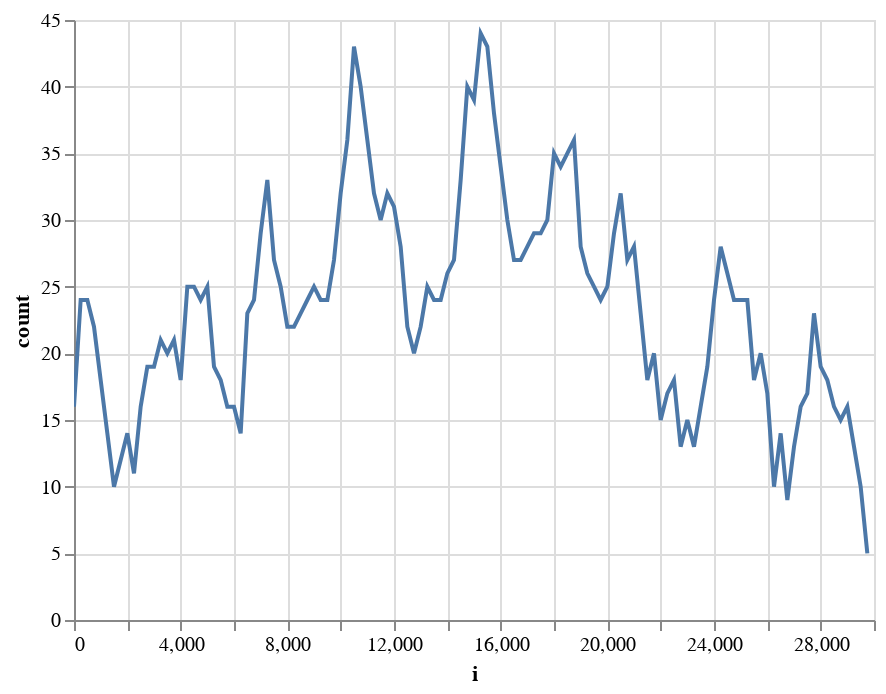

Write notebook code for a chart like this one.
### Code cell
alt.Chart(alt.Data(values=freqs[3]['freq'])).mark_line().encode(x="i:Q", y="count:Q").interactive()

### Figure 1 — Vega-Lite specification as saved in the notebook (floating-point values rounded to 4 significant figures)
{"config": {"view": {"continuousWidth": 400, "continuousHeight": 300}}, "data": {"values": [{"i": 0, "count": 16}, {"i": 250, "count": 24}, {"i": 500, "count": 24}, {"i": 750, "count": 22}, {"i": 1000, "count": 18}, {"i": 1250, "count": 14}, {"i": 1500, "count": 10}, {"i": 1750, "count": 12}, {"i": 2000, "count": 14}, {"i": 2250, "count": 11}, {"i": 2500, "count": 16}, {"i": 2750, "count": 19}, {"i": 3000, "count": 19}, {"i": 3250, "count": 21}, {"i": 3500, "count": 20}, {"i": 3750, "count": 21}, {"i": 4000, "count": 18}, {"i": 4250, "count": 25}, {"i": 4500, "count": 25}, {"i": 4750, "count": 24}, {"i": 5000, "count": 25}, {"i": 5250, "count": 19}, {"i": 5500, "count": 18}, {"i": 5750, "count": 16}, {"i": 6000, "count": 16}, {"i": 6250, "count": 14}, {"i": 6500, "count": 23}, {"i": 6750, "count": 24}, {"i": 7000, "count": 29}, {"i": 7250, "count": 33}, {"i": 7500, "count": 27}, {"i": 7750, "count": 25}, {"i": 8000, "count": 22}, {"i": 8250, "count": 22}, {"i": 8500, "count": 23}, {"i": 8750, "count": 24}, {"i": 9000, "count": 25}, {"i": 9250, "count": 24}, {"i": 9500, "count": 24}, {"i": 9750, "count": 27}, {"i": 10000, "count": 32}, {"i": 10250, "count": 36}, {"i": 10500, "count": 43}, {"i": 10750, "count": 40}, {"i": 11000, "count": 36}, {"i": 11250, "count": 32}, {"i": 11500, "count": 30}, {"i": 11750, "count": 32}, {"i": 12000, "count": 31}, {"i": 12250, "count": 28}, {"i": 12500, "count": 22}, {"i": 12750, "count": 20}, {"i": 13000, "count": 22}, {"i": 13250, "count": 25}, {"i": 13500, "count": 24}, {"i": 13750, "count": 24}, {"i": 14000, "count": 26}, {"i": 14250, "count": 27}, {"i": 14500, "count": 33}, {"i": 14750, "count": 40}, {"i": 15000, "count": 39}, {"i": 15250, "count": 44}, {"i": 15500, "count": 43}, {"i": 15750, "count": 38}, {"i": 16000, "count": 34}, {"i": 16250, "count": 30}, {"i": 16500, "count": 27}, {"i": 16750, "count": 27}, {"i": 17000, "count": 28}, {"i": 17250, "count": 29}, {"i": 17500, "count": 29}, {"i": 17750, "count": 30}, {"i": 18000, "count": 35}, {"i": 18250, "count": 34}, {"i": 18500, "count": 35}, {"i": 18750, "count": 36}, {"i": 19000, "count": 28}, {"i": 19250, "count": 26}, {"i": 19500, "count": 25}, {"i": 19750, "count": 24}, {"i": 20000, "count": 25}, {"i": 20250, "count": 29}, {"i": 20500, "count": 32}, {"i": 20750, "count": 27}, {"i": 21000, "count": 28}, {"i": 21250, "count": 23}, {"i": 21500, "count": 18}, {"i": 21750, "count": 20}, {"i": 22000, "count": 15}, {"i": 22250, "count": 17}, {"i": 22500, "count": 18}, {"i": 22750, "count": 13}, {"i": 23000, "count": 15}, {"i": 23250, "count": 13}, {"i": 23500, "count": 16}, {"i": 23750, "count": 19}, {"i": 24000, "count": 24}, {"i": 24250, "count": 28}, {"i": 24500, "count": 26}, {"i": 24750, "count": 24}, {"i": 25000, "count": 24}, {"i": 25250, "count": 24}, {"i": 25500, "count": 18}, {"i": 25750, "count": 20}, {"i": 26000, "count": 17}, {"i": 26250, "count": 10}, {"i": 26500, "count": 14}, {"i": 26750, "count": 9}, {"i": 27000, "count": 13}, {"i": 27250, "count": 16}, {"i": 27500, "count": 17}, {"i": 27750, "count": 23}, {"i": 28000, "count": 19}, {"i": 28250, "count": 18}, {"i": 28500, "count": 16}, {"i": 28750, "count": 15}, {"i": 29000, "count": 16}, {"i": 29250, "count": 13}, {"i": 29500, "count": 10}, {"i": 29750, "count": 5}]}, "mark": "line", "encoding": {"x": {"type": "quantitative", "field": "i"}, "y": {"type": "quantitative", "field": "count"}}, "selection": {"selector003": {"type": "interval", "bind": "scales", "encodings": ["x", "y"]}}, "$schema": "https://vega.github.io/schema/vega-lite/v4.8.1.json"}
